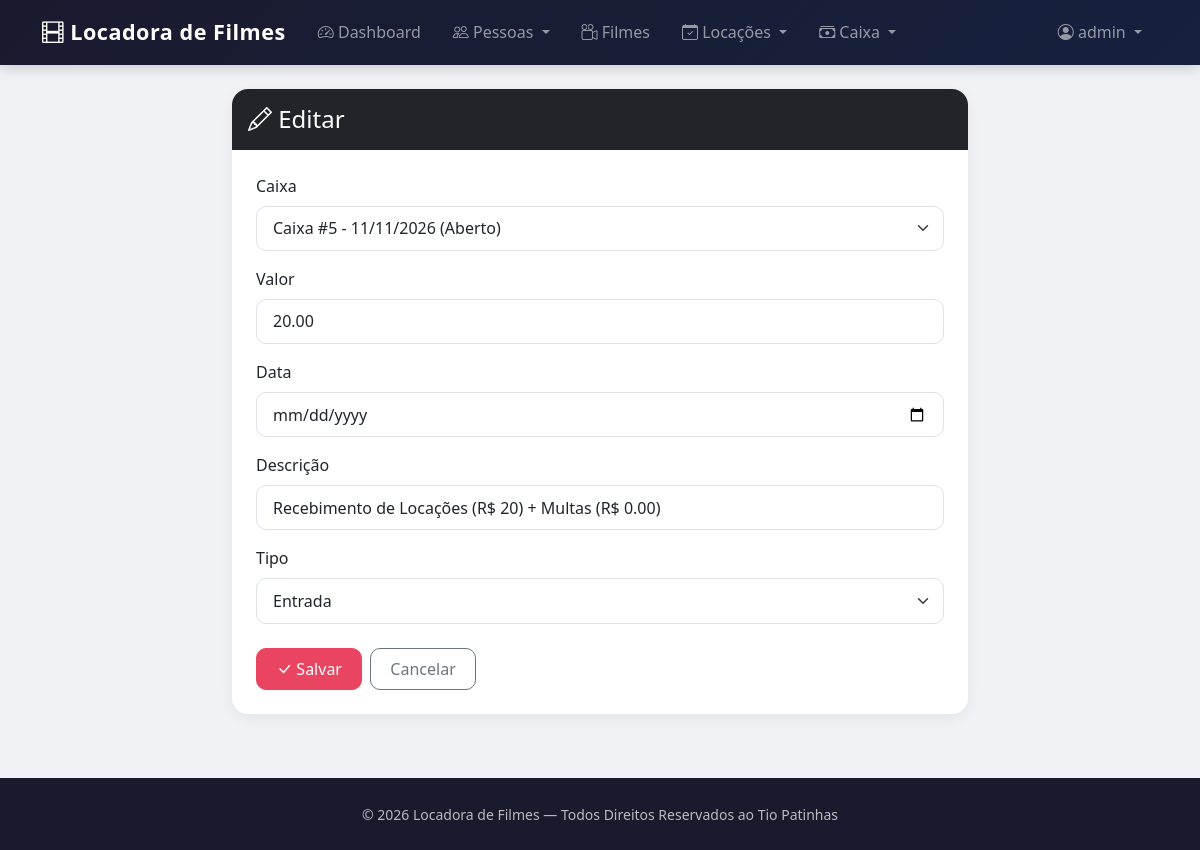
Screenshot of /transacoes/editar/6/ (signed in) with the database file from the repository.
### caixa/models.py (models this page shows, shortened)
class Transacao(models.Model):
    TIPO_CHOICES = [
        ('E', 'Entrada'),
        ('S', 'Saída'),
    ]
    caixa = models.ForeignKey(Caixa, on_delete=models.CASCADE, related_name='transacoes', verbose_name='Caixa')
    valor = models.DecimalField(max_digits=12, decimal_places=2, verbose_name='Valor')
    data = models.DateField(verbose_name='Data')
    descricao = models.CharField(max_length=200, verbose_name='Descrição')
    tipo = models.CharField(max_length=1, choices=TIPO_CHOICES, verbose_name='Tipo')
    class Meta:
        verbose_name = 'Transação'
        verbose_name_plural = 'Transações'
        ordering = ['-data', '-id']

### caixa/views.py (the view)
# urls.py: path('transacoes/editar/<int:pk>/', TransacaoUpdateView.as_view(), name='transacao_editar'),
class TransacaoUpdateView(LoginRequiredMixin, PermissionRequiredMixin, SuccessMessageMixin, UpdateView):
    permission_required = 'caixa.change_transacao'
    model = Transacao
    form_class = TransacaoModelForm
    template_name = 'transacao_form.html'
    success_url = reverse_lazy('transacoes')
    success_message = 'Transação atualizada com sucesso!'

### caixa/forms.py
class TransacaoModelForm(forms.ModelForm):
    class Meta:
        model = Transacao
        fields = ['caixa', 'valor', 'data', 'descricao', 'tipo']
        widgets = {
            'data': forms.DateInput(attrs={'type': 'date'}),
        }
        error_messages = {
            'caixa': {'required': 'Selecione o caixa.'},
            'valor': {'required': 'O valor é obrigatório.'},
            'data': {'required': 'A data é obrigatória.'},
            'descricao': {'required': 'A descrição é obrigatória.'},
            'tipo': {'required': 'Selecione o tipo da transação.'},
        }

### caixa/models.py (called while the page is built)
    def __str__(self):
        status = "Aberto" if self.data_fechar is None else "Fechado"
        return f'Caixa #{self.id} - {self.data_abrir.strftime("%d/%m/%Y")} ({status})'

### caixa/templates/transacao_form.html (shortened to what this page needs)
{% extends 'principal.html' %}
{% load django_bootstrap5 %}
{% block content %}
<div class="container mt-4">
    <div class="row justify-content-center">
        <div class="col-lg-8">
            <div class="card">
                <div class="card-header bg-dark text-white py-3">
                    <h4 class="mb-0">
                        <i class="bi bi-{% if form.instance.pk %}pencil{% else %}plus-circle{% endif %}"></i>
                        {% if form.instance.pk %}Editar{% else %}Cadastrar{% endif %}
                    </h4>
                </div>
                <div class="card-body p-4">
                    <form method="post" enctype="multipart/form-data">
                        {% bootstrap_form form %}
                        <div class="d-flex gap-2 mt-4">
                            <button type="submit" class="btn btn-accent">
                                <i class="bi bi-check-lg"></i> Salvar
                            </button>
                            <a href="javascript:history.back()" class="btn btn-outline-secondary">
                                Cancelar
                            </a>
                        </div>
                    </form>
                </div>
            </div>
        </div>
    </div>
</div>
{% endblock %}

### home/templates/principal.html (shortened to what this page needs)
{% load static %}
{% load django_bootstrap5 %}
<!DOCTYPE html>
<html lang="pt-br">
<head>
    <link href="https://cdn.jsdelivr.net/npm/bootstrap@5.3.3/dist/css/bootstrap.min.css" rel="stylesheet">
    <link href="https://cdn.jsdelivr.net/npm/bootstrap-icons@1.11.3/font/bootstrap-icons.min.css" rel="stylesheet">
</head>
<body>
    <nav class="navbar navbar-expand-lg navbar-dark navbar-custom">
        <div class="container">
            <a class="navbar-brand" href="{% url 'home' %}">
                <i class="bi bi-film"></i> Locadora de Filmes
            </a>
            <div class="collapse navbar-collapse" id="navbarNav">
                <ul class="navbar-nav me-auto">
                    {% if request.user.is_authenticated %}
                    <li class="nav-item">
                        <a class="nav-link" href="{% url 'home' %}">
                            <i class="bi bi-speedometer2"></i> Dashboard
                        </a>
                    </li>
                    {% endif %}
                    {% if perms.pessoas.view_cliente or perms.pessoas.view_funcionario %}
                    <li class="nav-item dropdown">
                        <a class="nav-link dropdown-toggle" href="#" role="button" data-bs-toggle="dropdown">
                            <i class="bi bi-people"></i> Pessoas
                        </a>
                    </li>
                    {% endif %}
                    {% if perms.filmes.view_filme %}
                    <li class="nav-item">
                        <a class="nav-link" href="{% url 'filmes' %}">
                            <i class="bi bi-camera-reels"></i> Filmes
                        </a>
                    </li>
                    {% endif %}
                    {% if perms.locacoes.view_locacao or perms.locacoes.view_multa %}
                    <li class="nav-item dropdown">
                        <a class="nav-link dropdown-toggle" href="#" role="button" data-bs-toggle="dropdown">
                            <i class="bi bi-calendar-check"></i> Locações
                        </a>
                    </li>
                    {% endif %}
                    {% if perms.caixa.view_caixa or perms.caixa.view_transacao or perms.caixa.view_compravendafilme %}
                    <li class="nav-item dropdown">
                        <a class="nav-link dropdown-toggle" href="#" role="button" data-bs-toggle="dropdown">
                            <i class="bi bi-cash-stack"></i> Caixa
                        </a>
                    </li>
                    {% endif %}
                </ul>
                <ul class="navbar-nav ms-auto">
                    {% if request.user.is_authenticated %}
                        <li class="nav-item dropdown">
                            <a class="nav-link dropdown-toggle" href="#" role="button" data-bs-toggle="dropdown">
                                <i class="bi bi-person-circle"></i> {{ request.user.username }}
                            </a>
                        </li>
                    {% else %}
                        <li class="nav-item">
                            <a class="nav-link" href="{% url 'login' %}">
                                <i class="bi bi-box-arrow-in-right"></i> Login
                            </a>
                        </li>
                    {% endif %}
                </ul>
            </div>
        </div>
    </nav>
    <main>
        {% block content %}{% endblock %}
    </main>
    <footer class="text-center">
        <div class="container">
            <small>© {% now "Y" %} Locadora de Filmes — Todos Direitos Reservados ao Tio Patinhas</small>
        </div>
    </footer>
</body>
</html>

### home/templates/principal.html (style rules this page uses)
:root { --primary: #1a1a2e; --secondary: #16213e; --accent: #e94560; --accent-hover: #ff6b81; --light-bg: #f8f9fa; }
body { background-color: #f0f2f5; font-family: 'Segoe UI', system-ui, -apple-system, sans-serif; }
.navbar-custom { background: linear-gradient(135deg, var(--primary), var(--secondary)); box-shadow: 0 4px 12px rgba(0,0,0,0.15); padding: 0.7rem 0; }
.navbar-custom .navbar-brand { font-weight: 700; font-size: 1.35rem; letter-spacing: 0.5px; }
.navbar-custom .nav-link { font-weight: 500; padding: 0.5rem 1rem !important; border-radius: 8px; transition: all 0.2s; }
.card { border: none; border-radius: 16px; box-shadow: 0 4px 16px rgba(0,0,0,0.06); transition: transform 0.2s, box-shadow 0.2s; }
.card-header { border-radius: 16px 16px 0 0 !important; font-weight: 600; border: none; }
.btn { border-radius: 10px; font-weight: 500; padding: 0.5rem 1.2rem; }
.btn-accent { background-color: var(--accent); border-color: var(--accent); color: white; }
footer { background: var(--primary); color: rgba(255,255,255,0.7); padding: 1.5rem 0; margin-top: 4rem; }
.form-control, .form-select { border-radius: 10px; border: 1px solid #dee2e6; padding: 0.6rem 1rem; }

### rows the page displays
Transacao: caixa "Caixa #5 - 11/11/2026 (Aberto)", valor "20.00", descricao "Recebimento de Locações (R$ 20) + Multas (R$ 0.00)", tipo "Entrada"

### other values shown
{{ request.user.username }} "admin"
